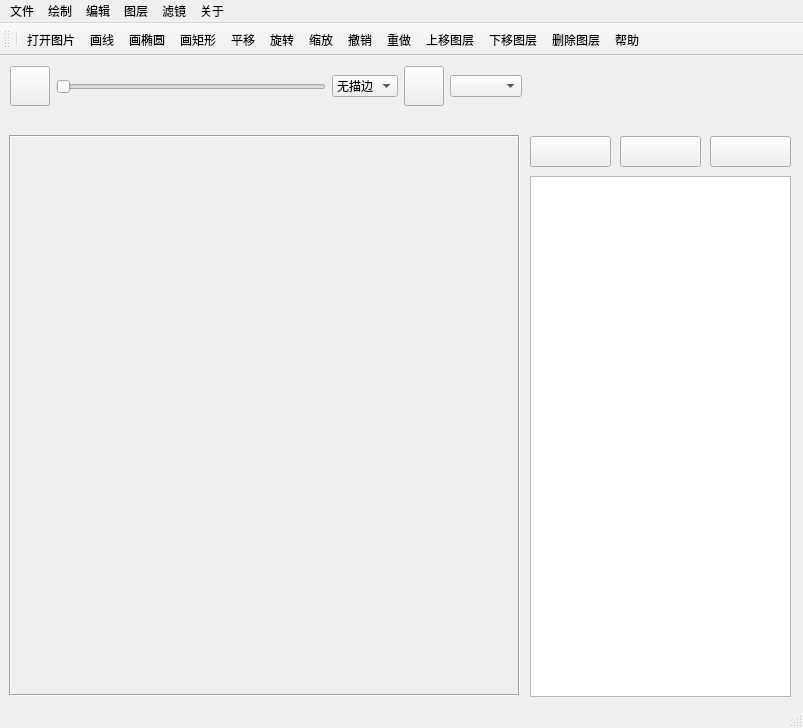
<?xml version="1.0" encoding="UTF-8"?>
<ui version="4.0">
 <class>MainWindow</class>
 <widget class="QMainWindow" name="MainWindow">
  <property name="geometry">
   <rect>
    <x>0</x>
    <y>0</y>
    <width>803</width>
    <height>728</height>
   </rect>
  </property>
  <property name="baseSize">
   <size>
    <width>0</width>
    <height>0</height>
   </size>
  </property>
  <property name="windowTitle">
   <string>MainWindow</string>
  </property>
  <widget class="QWidget" name="centralwidget">
   <property name="enabled">
    <bool>true</bool>
   </property>
   <widget class="QWidget" name="horizontalLayoutWidget">
    <property name="geometry">
     <rect>
      <x>10</x>
      <y>0</y>
      <width>781</width>
      <height>61</height>
     </rect>
    </property>
    <layout class="QHBoxLayout" name="horizontalLayout">
     <item>
      <widget class="QPushButton" name="pushButton_2">
       <property name="minimumSize">
        <size>
         <width>40</width>
         <height>40</height>
        </size>
       </property>
       <property name="baseSize">
        <size>
         <width>0</width>
         <height>5</height>
        </size>
       </property>
       <property name="text">
        <string/>
       </property>
      </widget>
     </item>
     <item>
      <widget class="QSlider" name="horizontalSlider">
       <property name="orientation">
        <enum>Qt::Horizontal</enum>
       </property>
      </widget>
     </item>
     <item>
      <widget class="QComboBox" name="comboBox">
       <item>
        <property name="text">
         <string>无描边</string>
        </property>
       </item>
       <item>
        <property name="text">
         <string>实线</string>
        </property>
       </item>
       <item>
        <property name="text">
         <string>虚线</string>
        </property>
       </item>
       <item>
        <property name="text">
         <string>点线</string>
        </property>
       </item>
       <item>
        <property name="text">
         <string>点划线</string>
        </property>
       </item>
      </widget>
     </item>
     <item>
      <widget class="QPushButton" name="pushButton">
       <property name="minimumSize">
        <size>
         <width>40</width>
         <height>40</height>
        </size>
       </property>
       <property name="baseSize">
        <size>
         <width>60</width>
         <height>60</height>
        </size>
       </property>
       <property name="text">
        <string/>
       </property>
      </widget>
     </item>
     <item>
      <widget class="QComboBox" name="comboBox_2"/>
     </item>
     <item>
      <spacer name="horizontalSpacer">
       <property name="orientation">
        <enum>Qt::Horizontal</enum>
       </property>
       <property name="sizeHint" stdset="0">
        <size>
         <width>40</width>
         <height>20</height>
        </size>
       </property>
      </spacer>
     </item>
    </layout>
   </widget>
   <widget class="QPushButton" name="pushButton_3">
    <property name="geometry">
     <rect>
      <x>530</x>
      <y>80</y>
      <width>81</width>
      <height>31</height>
     </rect>
    </property>
    <property name="text">
     <string/>
    </property>
    <property name="icon">
     <iconset resource="image.qrc">
      <normaloff>:/images/up.png</normaloff>:/images/up.png</iconset>
    </property>
    <property name="iconSize">
     <size>
      <width>30</width>
      <height>30</height>
     </size>
    </property>
   </widget>
   <widget class="QListWidget" name="listWidget">
    <property name="geometry">
     <rect>
      <x>530</x>
      <y>120</y>
      <width>261</width>
      <height>521</height>
     </rect>
    </property>
   </widget>
   <widget class="QPushButton" name="pushButton_4">
    <property name="geometry">
     <rect>
      <x>620</x>
      <y>80</y>
      <width>81</width>
      <height>31</height>
     </rect>
    </property>
    <property name="text">
     <string/>
    </property>
    <property name="icon">
     <iconset resource="image.qrc">
      <normaloff>:/images/down.png</normaloff>:/images/down.png</iconset>
    </property>
    <property name="iconSize">
     <size>
      <width>30</width>
      <height>30</height>
     </size>
    </property>
   </widget>
   <widget class="QPushButton" name="pushButton_5">
    <property name="geometry">
     <rect>
      <x>710</x>
      <y>80</y>
      <width>81</width>
      <height>31</height>
     </rect>
    </property>
    <property name="text">
     <string/>
    </property>
    <property name="icon">
     <iconset resource="image.qrc">
      <normaloff>:/images/del.png</normaloff>:/images/del.png</iconset>
    </property>
    <property name="iconSize">
     <size>
      <width>30</width>
      <height>30</height>
     </size>
    </property>
   </widget>
   <widget class="QFrame" name="frame">
    <property name="geometry">
     <rect>
      <x>9</x>
      <y>79</y>
      <width>511</width>
      <height>561</height>
     </rect>
    </property>
    <property name="frameShape">
     <enum>QFrame::Box</enum>
    </property>
    <property name="frameShadow">
     <enum>QFrame::Sunken</enum>
    </property>
   </widget>
  </widget>
  <widget class="QStatusBar" name="statusbar"/>
  <widget class="QMenuBar" name="menubar">
   <property name="geometry">
    <rect>
     <x>0</x>
     <y>0</y>
     <width>803</width>
     <height>21</height>
    </rect>
   </property>
   <widget class="QMenu" name="file">
    <property name="title">
     <string>文件</string>
    </property>
    <addaction name="newproject"/>
    <addaction name="openproject"/>
    <addaction name="action_openPic"/>
    <addaction name="saveproject"/>
    <addaction name="saveas"/>
   </widget>
   <widget class="QMenu" name="draw">
    <property name="title">
     <string>绘制</string>
    </property>
    <addaction name="drawline"/>
    <addaction name="drawcircle"/>
    <addaction name="drawjuxing"/>
   </widget>
   <widget class="QMenu" name="edit">
    <property name="title">
     <string>编辑</string>
    </property>
    <addaction name="pingyi"/>
    <addaction name="xuanzhuan"/>
    <addaction name="suofang"/>
    <addaction name="chexiao"/>
    <addaction name="chongzuo"/>
   </widget>
   <widget class="QMenu" name="picture">
    <property name="title">
     <string>图层</string>
    </property>
    <addaction name="up"/>
    <addaction name="down"/>
    <addaction name="delete_2"/>
    <addaction name="hebing"/>
   </widget>
   <widget class="QMenu" name="camera">
    <property name="title">
     <string>滤镜</string>
    </property>
    <addaction name="reversecolor"/>
    <addaction name="balanced"/>
    <addaction name="action_20"/>
    <addaction name="action_21"/>
    <addaction name="action_grey_to_binary"/>
   </widget>
   <widget class="QMenu" name="about">
    <property name="title">
     <string>关于</string>
    </property>
    <addaction name="action_23"/>
    <addaction name="help"/>
   </widget>
   <addaction name="file"/>
   <addaction name="draw"/>
   <addaction name="edit"/>
   <addaction name="picture"/>
   <addaction name="camera"/>
   <addaction name="about"/>
  </widget>
  <widget class="QToolBar" name="toolBar">
   <property name="windowTitle">
    <string>toolBar</string>
   </property>
   <attribute name="toolBarArea">
    <enum>TopToolBarArea</enum>
   </attribute>
   <attribute name="toolBarBreak">
    <bool>false</bool>
   </attribute>
   <addaction name="separator"/>
   <addaction name="action_openPic"/>
   <addaction name="drawline"/>
   <addaction name="drawcircle"/>
   <addaction name="drawjuxing"/>
   <addaction name="pingyi"/>
   <addaction name="xuanzhuan"/>
   <addaction name="suofang"/>
   <addaction name="chexiao"/>
   <addaction name="chongzuo"/>
   <addaction name="up"/>
   <addaction name="down"/>
   <addaction name="delete_2"/>
   <addaction name="help"/>
  </widget>
  <action name="newproject">
   <property name="icon">
    <iconset resource="image.qrc">
     <normaloff>:/images/New Window.ico</normaloff>:/images/New Window.ico</iconset>
   </property>
   <property name="text">
    <string>新建工程</string>
   </property>
  </action>
  <action name="openproject">
   <property name="icon">
    <iconset resource="image.qrc">
     <normaloff>:/images/open.png</normaloff>:/images/open.png</iconset>
   </property>
   <property name="text">
    <string>打开工程</string>
   </property>
  </action>
  <action name="action_openPic">
   <property name="icon">
    <iconset resource="image.qrc">
     <normaloff>:/images/com.png</normaloff>:/images/com.png</iconset>
   </property>
   <property name="text">
    <string>打开图片
</string>
   </property>
  </action>
  <action name="saveproject">
   <property name="icon">
    <iconset resource="image.qrc">
     <normaloff>:/images/save.png</normaloff>:/images/save.png</iconset>
   </property>
   <property name="text">
    <string>保存工程</string>
   </property>
  </action>
  <action name="saveas">
   <property name="icon">
    <iconset resource="image.qrc">
     <normaloff>:/images/saveas.png</normaloff>:/images/saveas.png</iconset>
   </property>
   <property name="text">
    <string>另存为图片</string>
   </property>
  </action>
  <action name="drawline">
   <property name="icon">
    <iconset resource="image.qrc">
     <normaloff>:/images/line.png</normaloff>:/images/line.png</iconset>
   </property>
   <property name="text">
    <string>画线
</string>
   </property>
  </action>
  <action name="drawcircle">
   <property name="icon">
    <iconset resource="image.qrc">
     <normaloff>:/images/circle.png</normaloff>:/images/circle.png</iconset>
   </property>
   <property name="text">
    <string>画椭圆</string>
   </property>
  </action>
  <action name="drawjuxing">
   <property name="icon">
    <iconset resource="image.qrc">
     <normaloff>:/images/juxing.png</normaloff>:/images/juxing.png</iconset>
   </property>
   <property name="text">
    <string>画矩形</string>
   </property>
  </action>
  <action name="pingyi">
   <property name="icon">
    <iconset resource="image.qrc">
     <normaloff>:/images/move.png</normaloff>:/images/move.png</iconset>
   </property>
   <property name="text">
    <string>平移</string>
   </property>
  </action>
  <action name="xuanzhuan">
   <property name="icon">
    <iconset resource="image.qrc">
     <normaloff>:/images/xuanzhuan.png</normaloff>:/images/xuanzhuan.png</iconset>
   </property>
   <property name="text">
    <string>旋转</string>
   </property>
  </action>
  <action name="suofang">
   <property name="icon">
    <iconset resource="image.qrc">
     <normaloff>:/images/suofang.png</normaloff>:/images/suofang.png</iconset>
   </property>
   <property name="text">
    <string>缩放</string>
   </property>
  </action>
  <action name="chexiao">
   <property name="icon">
    <iconset resource="image.qrc">
     <normaloff>:/images/undo.png</normaloff>:/images/undo.png</iconset>
   </property>
   <property name="text">
    <string>撤销</string>
   </property>
  </action>
  <action name="chongzuo">
   <property name="icon">
    <iconset resource="image.qrc">
     <normaloff>:/images/redo.png</normaloff>:/images/redo.png</iconset>
   </property>
   <property name="text">
    <string>重做</string>
   </property>
  </action>
  <action name="up">
   <property name="icon">
    <iconset resource="image.qrc">
     <normaloff>:/images/up.png</normaloff>:/images/up.png</iconset>
   </property>
   <property name="text">
    <string>上移图层</string>
   </property>
  </action>
  <action name="down">
   <property name="icon">
    <iconset resource="image.qrc">
     <normaloff>:/images/down.png</normaloff>:/images/down.png</iconset>
   </property>
   <property name="text">
    <string>下移图层</string>
   </property>
  </action>
  <action name="delete_2">
   <property name="icon">
    <iconset resource="image.qrc">
     <normaloff>:/images/del.png</normaloff>:/images/del.png</iconset>
   </property>
   <property name="text">
    <string>删除图层</string>
   </property>
  </action>
  <action name="hebing">
   <property name="icon">
    <iconset resource="image.qrc">
     <normaloff>:/images/combine.png</normaloff>:/images/combine.png</iconset>
   </property>
   <property name="text">
    <string>合并全部图层</string>
   </property>
  </action>
  <action name="reversecolor">
   <property name="text">
    <string>反色</string>
   </property>
  </action>
  <action name="balanced">
   <property name="text">
    <string>直方图平衡</string>
   </property>
  </action>
  <action name="action_20">
   <property name="text">
    <string>自动亮度适应</string>
   </property>
  </action>
  <action name="action_21">
   <property name="checkable">
    <bool>false</bool>
   </property>
   <property name="text">
    <string>灰阶化</string>
   </property>
  </action>
  <action name="action_grey_to_binary">
   <property name="text">
    <string>二值化</string>
   </property>
  </action>
  <action name="action_23">
   <property name="text">
    <string>关于此程序</string>
   </property>
  </action>
  <action name="help">
   <property name="icon">
    <iconset resource="image.qrc">
     <normaloff>:/images/help.png</normaloff>:/images/help.png</iconset>
   </property>
   <property name="text">
    <string>帮助</string>
   </property>
  </action>
 </widget>
 <resources>
  <include location="image.qrc"/>
 </resources>
 <connections/>
</ui>
